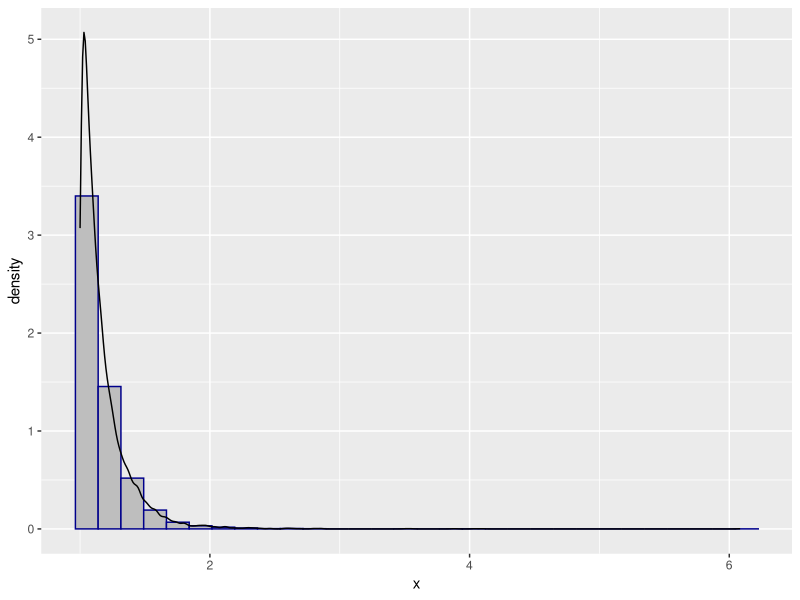
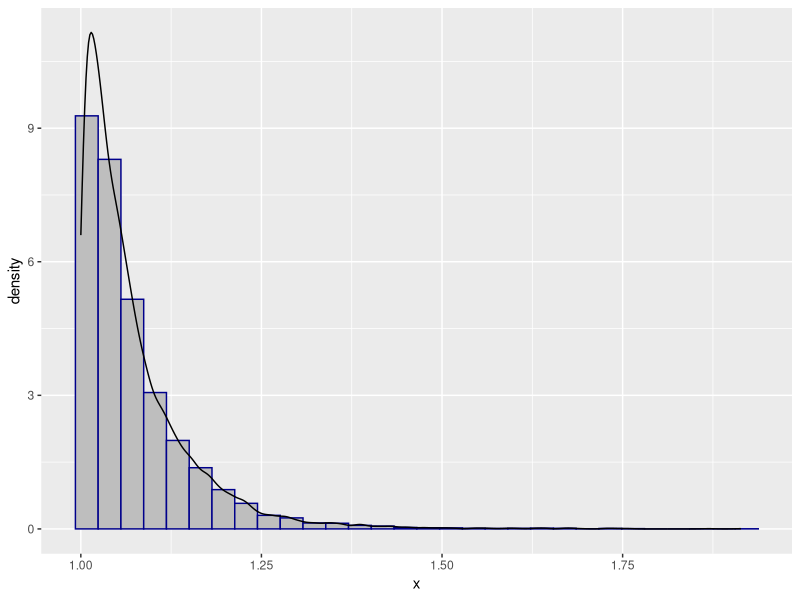
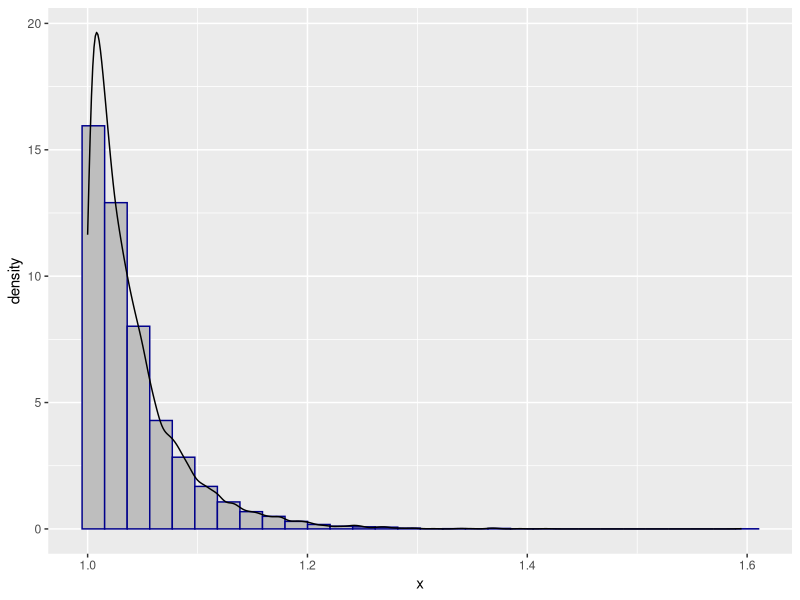

The R script that drew these images, in order:
#Implement two samplers, one for X and one for Y. Plot the histogram and the density
#and comment on the results exploring different values of γ.
library(patchwork)
#sampler for Pareto
xsampler<- function(n, gamma){
  u<- runif(n)
  x<-1/((1-u)^(1/gamma))
  return(x)
}

#sampler for Exponential
ysampler<- function(x){
  y<- log(x)
  return(y)
}
i=0
gamma = c(7,15,25)

x1=xsampler(10000,10)
y1=ysampler(x1)
x2<-xsampler(10000,10)
y2<- ysampler(x2)

library(ggplot2)

ggplot(data.frame(x=xsampler(10000,gamma[1])), aes(x)) +
  geom_histogram(aes(y=..density..), fill="gray",col="darkblue")+
  geom_density()
ggplot(data.frame(x=xsampler(10000,gamma[2])), aes(x)) +
  geom_histogram(aes(y=..density..), fill="gray",col="darkblue")+
  geom_density()
ggplot(data.frame(x=xsampler(10000,gamma[3])), aes(x)) +
  geom_histogram(aes(y=..density..), fill="gray",col="darkblue")+
  geom_density()

